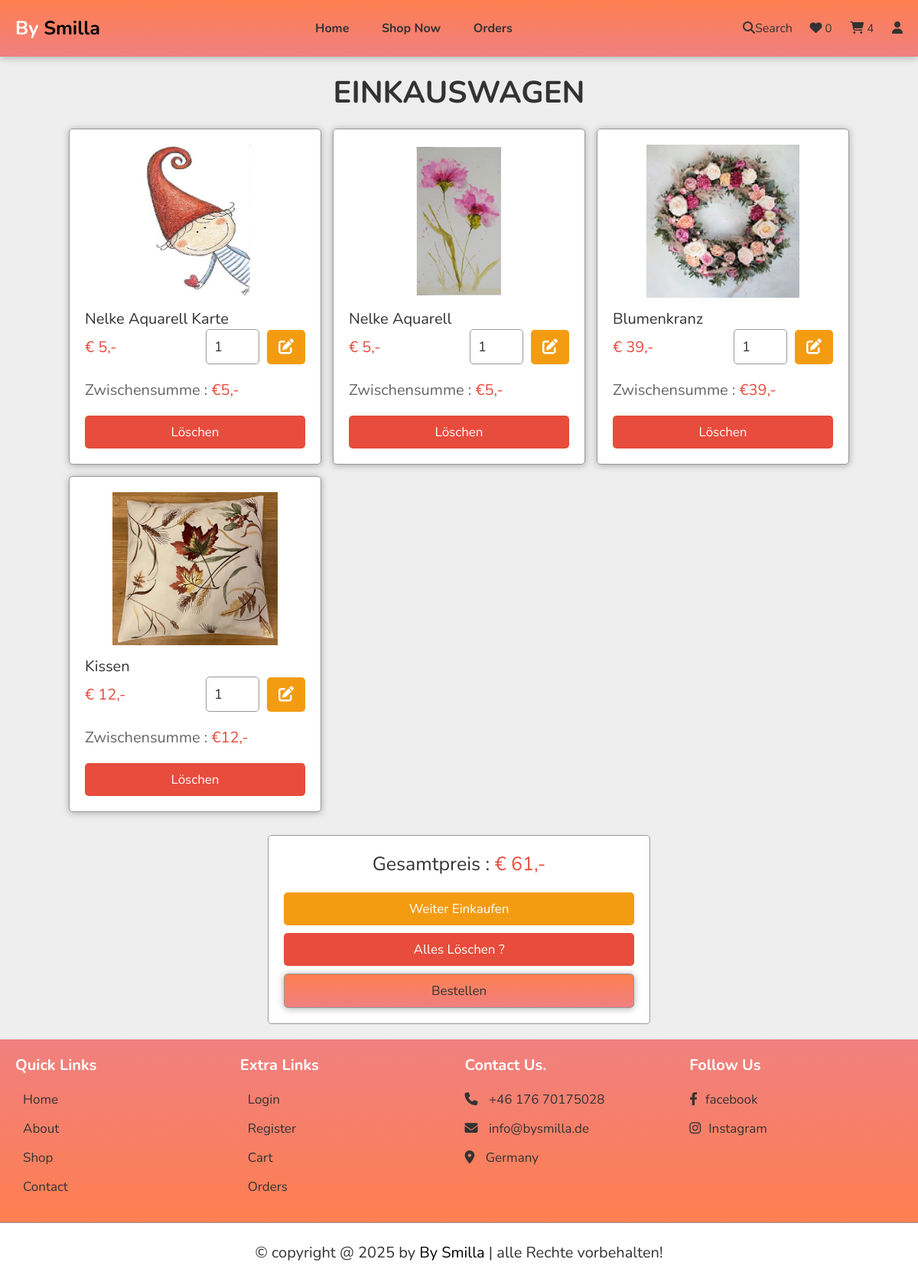
Screenshot of /cart.php (signed in) with the database file from the repository.
### tables this page shows
CREATE TABLE `cart` (
  `id` int(100) NOT NULL,
  `user_id` int(100) NOT NULL,
  `pid` int(100) NOT NULL,
  `name` varchar(100) NOT NULL,
  `price` int(10) NOT NULL,
  `quantity` int(10) NOT NULL,
  `image` varchar(100) NOT NULL
);

### cart.php (the view, shortened to what this page needs)
<?php
include 'components/connect.php';
if(isset($_SESSION['user_id'])){
   $user_id = $_SESSION['user_id'];
}else{
   $user_id = '';
   header('location:user_login.php');
};
?>
<!DOCTYPE html>
<html lang="en">
<head>
   <link rel="stylesheet" href="https://cdnjs.cloudflare.com/ajax/libs/font-awesome/6.1.1/css/all.min.css">
   <link rel="stylesheet" href="css/style.css">
</head>
<body>
<?php include 'components/user_header.php'; ?>
<section class="products shopping-cart">
   <h3 class="heading">Einkauswagen</h3>
   <div class="box-container">
   <?php
      $grand_total = 0;
      $select_cart = $conn->prepare("SELECT * FROM `cart` WHERE user_id = ?");
      $select_cart->execute([$user_id]);
      if($select_cart->rowCount() > 0){
         while($fetch_cart = $select_cart->fetch(PDO::FETCH_ASSOC)){
   ?>
   <form action="" method="post" class="box">
      <img src="uploaded_img/<?= $fetch_cart['image']; ?>" alt="">
      <div class="name"><?= $fetch_cart['name']; ?></div>
      <div class="flex">
         <div class="price"> € <?= $fetch_cart['price']; ?>,-</div>
         <input type="number" name="qty" class="qty" min="1" max="99" onkeypress="if(this.value.length == 2) return false;" value="<?= $fetch_cart['quantity']; ?>">
         <button type="submit" class="fas fa-edit" name="update_qty"></button>
      </div>
      <div class="sub-total"> Zwischensumme : <span>€<?= $sub_total = ($fetch_cart['price'] * $fetch_cart['quantity']); ?>,-</span> </div>
      <input type="submit" value="Löschen" onclick="return confirm('Aus dem Einkaufswagen löschen?');" class="delete-btn" name="delete">
   </form>
   <?php
   $grand_total += $sub_total;
      }
   }else{
      echo '<p class="empty">Dein Einkaufswagen ist leer</p>';
   }
   ?>
   </div>
   <div class="cart-total">
      <p>Gesamtpreis : <span> € <?= $grand_total; ?>,-</span></p>
      <a href="shop.php" class="option-btn">Weiter Einkaufen</a>
      <a href="cart.php?delete_all" class="delete-btn <?= ($grand_total > 1)?'':'disabled'; ?>" onclick="return confirm('delete all from cart?');">Alles Löschen ?</a>
      <a href="checkout.php" class="btn <?= ($grand_total > 1)?'':'disabled'; ?>">Bestellen</a>
   </div>
</section>
<?php include 'components/footer.php'; ?>
</body>
</html>

### css/style.css (style rules this page uses)
:root { --main-color:#000000; --orange:#f39c12; --red:#e74c3c; --black:#333; --white:#fff; --light-color:#666; --light-bg:#eee; --border: .1rem #999 solid; --box-shadow:0 .1rem 1rem rgba(0,0,0,.3); }
* { font-family: 'Nunito', sans-serif; margin:0; padding:0; box-sizing: border-box; outline: none; border:none; text-decoration: none; }
html { font-size: 62.5%; overflow-x: hidden; }
body { background-color: var(--light-bg); }
section { padding:2rem; margin:0 auto; }
.heading { font-size: 4rem; color:var(--black); margin-bottom: 2rem; text-align: center; text-transform: uppercase; }
.btn, .delete-btn, .option-btn { display: block; width: 100%; margin-top: 1rem; border-radius: .5rem; padding:1rem 3rem; font-size: 1.7rem; color:var(--white); cursor: pointer; text-align: center; transition: .5s linear; }
.btn { background: linear-gradient(180deg,coral,lightcoral); border: var(--border); box-shadow: var(--box-shadow); color: #333; }
.option-btn { background-color: var(--orange); }
.delete-btn { background-color: var(--red); }
.products .box-container { display: grid; grid-template-columns: repeat(auto-fit, 33rem); gap:1.5rem; justify-content: center; align-items: flex-start; }
.products .box-container .box { position: relative; background-color: var(--white); box-shadow: var(--box-shadow); border-radius: .5rem; border:var(--border); padding:2rem; overflow: hidden; }
.products .box-container .box img { height: 20rem; width: 100%; object-fit: contain; margin-bottom: 1rem; }
.products .box-container .box .name { font-size: 2rem; color:var(--black); }
.products .box-container .box .flex { display: flex; align-items: center; gap:1rem; }
.products .box-container .box .flex .qty { width: 7rem; padding:1rem; border:var(--border); font-size: 1.8rem; color:var(--black); border-radius: .5rem; }
.products .box-container .box .flex .price { font-size: 2rem; color:var(--red); margin-right: auto; }
.shopping-cart .fa-edit { height: 4.5rem; border-radius: .5rem; background-color: var(--orange); width: 5rem; font-size: 2rem; color:var(--white); cursor: pointer; }
.shopping-cart .sub-total { margin:2rem 0; font-size: 2rem; color:var(--light-color); }
.shopping-cart .sub-total span { color:var(--red); }
.cart-total { max-width: 50rem; margin:0 auto; margin-top: 3rem; background-color: var(--white); border:var(--border); border-radius: .5rem;; padding:2rem; text-align: center; }
.cart-total p { font-size: 2.5rem; color:var(--black); margin-bottom: 2rem; }
.cart-total p span { color:var(--red); }

### rows the page displays
cart: image (picture), name "Nelke Aquarell Karte", price "5", qty "1"
cart: image (picture), name "Nelke Aquarell", price "5", qty "1"
cart: image (picture), name "Blumenkranz", price "39", qty "1"
cart: image (picture), name "Kissen", price "12", qty "1"

### other values shown
$total_wishlist_counts "0"
$total_cart_counts "4"
$grand_total "61"
